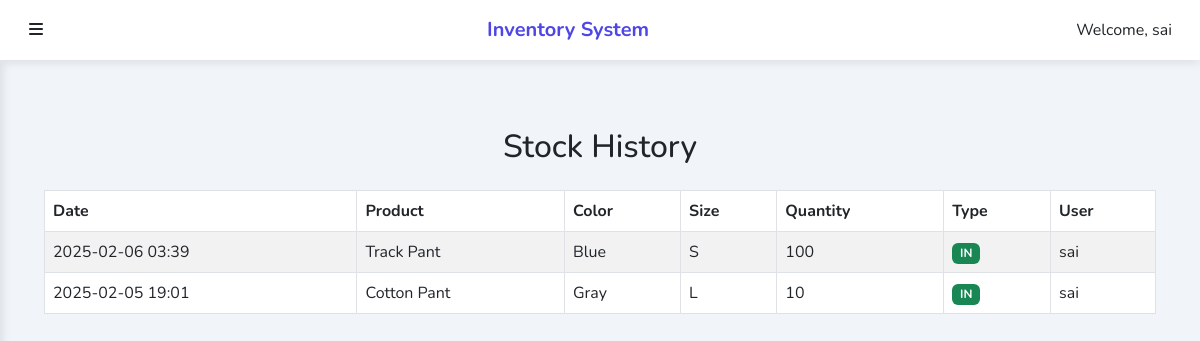
Page /stock/list/ (signed in) on the committed database.
### Inventory/models.py (models this page shows, shortened)
class StockInward(models.Model):
    product = models.ForeignKey(Product, on_delete=models.CASCADE)
    color = models.ForeignKey(Color, on_delete=models.CASCADE)
    size = models.ForeignKey(Size, on_delete=models.CASCADE)
    quantity = models.PositiveIntegerField()
    date = models.DateTimeField(auto_now_add=True)
    added_by = models.ForeignKey(User, on_delete=models.CASCADE)

class Product(models.Model):
    name = models.CharField(max_length=100)
    description = models.TextField(blank=True)
    created_at = models.DateTimeField(auto_now_add=True)
    updated_at = models.DateTimeField(auto_now=True)
    colors = models.ManyToManyField(Color)
    sizes = models.ManyToManyField(Size)

class Color(models.Model):
    name = models.CharField(max_length=50, unique=True)

class Size(models.Model):
    name = models.CharField(max_length=10, unique=True)

### Inventory/views.py (the view)
# urls.py: path('stock/list/', login_required(views.stock_list), name='stock_list'),
@login_required
def stock_list(request):
    inward = StockInward.objects.all().order_by('-date')
    outward = StockOutward.objects.all().order_by('-date')
    combined_stocks = sorted(
        chain(inward, outward),
        key=attrgetter('date'),
        reverse=True
    )
    context = {
        'stocks': combined_stocks
    }
    return render(request, 'stock_list.html', context)

### Inventory/templatetags/custom_filters.py (called while the page is built)
@register.filter(name='get_stock_type')
def get_stock_type(stock):
    return stock.__class__.__name__

### Inventory/templates/stock_list.html (shortened to what this page needs)
{% extends 'base.html' %}
{% load custom_filters %}
{% block content %}
<div class="container mt-4">
    <h2 class="text-center mb-4">Stock History</h2>
    <div class="table-responsive" style="max-height: 500px; overflow-y: auto;">
        <table class="table table-striped table-bordered table-hover">
            <thead class="thead-dark">
                <tr>
                    <th>Date</th>
                    <th>Product</th>
                    <th>Color</th>
                    <th>Size</th>
                    <th>Quantity</th>
                    <th>Type</th>
                    <th>User</th>
                </tr>
            </thead>
            <tbody>
                {% for stock in stocks %}
                <tr>
                    <td>{{ stock.date|date:"Y-m-d H:i" }}</td>
                    <td>{{ stock.product.name }}</td>
                    <td>{{ stock.color.name }}</td>
                    <td>{{ stock.size.name }}</td>
                    <td>{{ stock.quantity }}</td>
                    <td>
                        {% if stock|get_stock_type == 'StockInward' %}
                            <span class="badge bg-success">IN</span>
                        {% else %}
                            <span class="badge bg-danger">OUT</span>
                        {% endif %}
                    </td>
                    <td>
                        {% if stock|get_stock_type == 'StockInward' %}
                            {{ stock.added_by.username }}
                        {% else %}
                            {{ stock.removed_by.username }}
                        {% endif %}
                    </td>
                </tr>
                {% empty %}
                <tr>
                    <td colspan="7" class="text-center text-muted">No stock history available</td>
                </tr>
                {% endfor %}
            </tbody>
        </table>
    </div>
</div>
{% endblock %}

### Inventory/templates/base.html (shortened to what this page needs)
<!DOCTYPE html>
<html lang="en">
<head>
    <link href="https://cdn.jsdelivr.net/npm/bootstrap@5.3.0/dist/css/bootstrap.min.css" rel="stylesheet">
    <link href="https://cdnjs.cloudflare.com/ajax/libs/font-awesome/6.4.0/css/all.min.css" rel="stylesheet">
    <link href="https://cdnjs.cloudflare.com/ajax/libs/animate.css/4.1.1/animate.min.css" rel="stylesheet">
</head>
<body>
    <nav class="navbar navbar-expand-lg navbar-light fixed-top">
        <div class="container-fluid">
            <button id="sidebarToggle" class="btn">
                <i class="fas fa-bars"></i>
            </button>
            <a class="navbar-brand ms-3" href="#">Inventory System</a>
            <div class="d-flex align-items-center">
                <span class="me-3">Welcome, {{ user.username }}</span>
            </div>
        </div>
    </nav>
    <div class="main-content animate-fade-in">
        <div class="container-fluid mt-5">
            {% block content %}{% endblock %}
        </div>
    </div>
</body>
</html>

### Inventory/templates/base.html (style rules this page uses)
:root { --primary-color: #4f46e5; --secondary-color: #818cf8; --dark-color: #1e293b; --light-color: #f1f5f9; --success-color: #22c55e; --danger-color: #ef4444; --warning-color: #f59e0b; }
body { font-family: 'Nunito', sans-serif; background: var(--light-color); padding-top: 60px; }
.navbar { background: white; box-shadow: 0 2px 10px rgba(0, 0, 0, 0.1); z-index: 1030; height: 60px; }
.navbar-brand { font-weight: 700; color: var(--primary-color); }
.main-content { margin-left: 0px; padding: 20px; transition: all 0.3s ease; min-height: calc(100vh - 60px); }
.btn { border-radius: 8px; padding: 8px 16px; font-weight: 600; transition: all 0.3s; }
.animate-fade-in { animation: fadeIn 0.5s ease-in-out; }

### rows in the picture
StockInward: date "2025-02-06 03:39", product.name "Track Pant", color.name "Blue", size.name "S", quantity "100", added_by.username "sai"
StockInward: date "2025-02-05 19:01", product.name "Cotton Pant", color.name "Gray", size.name "L", quantity "10", added_by.username "sai"

### other values in the picture
{{ user.username }} "sai"
